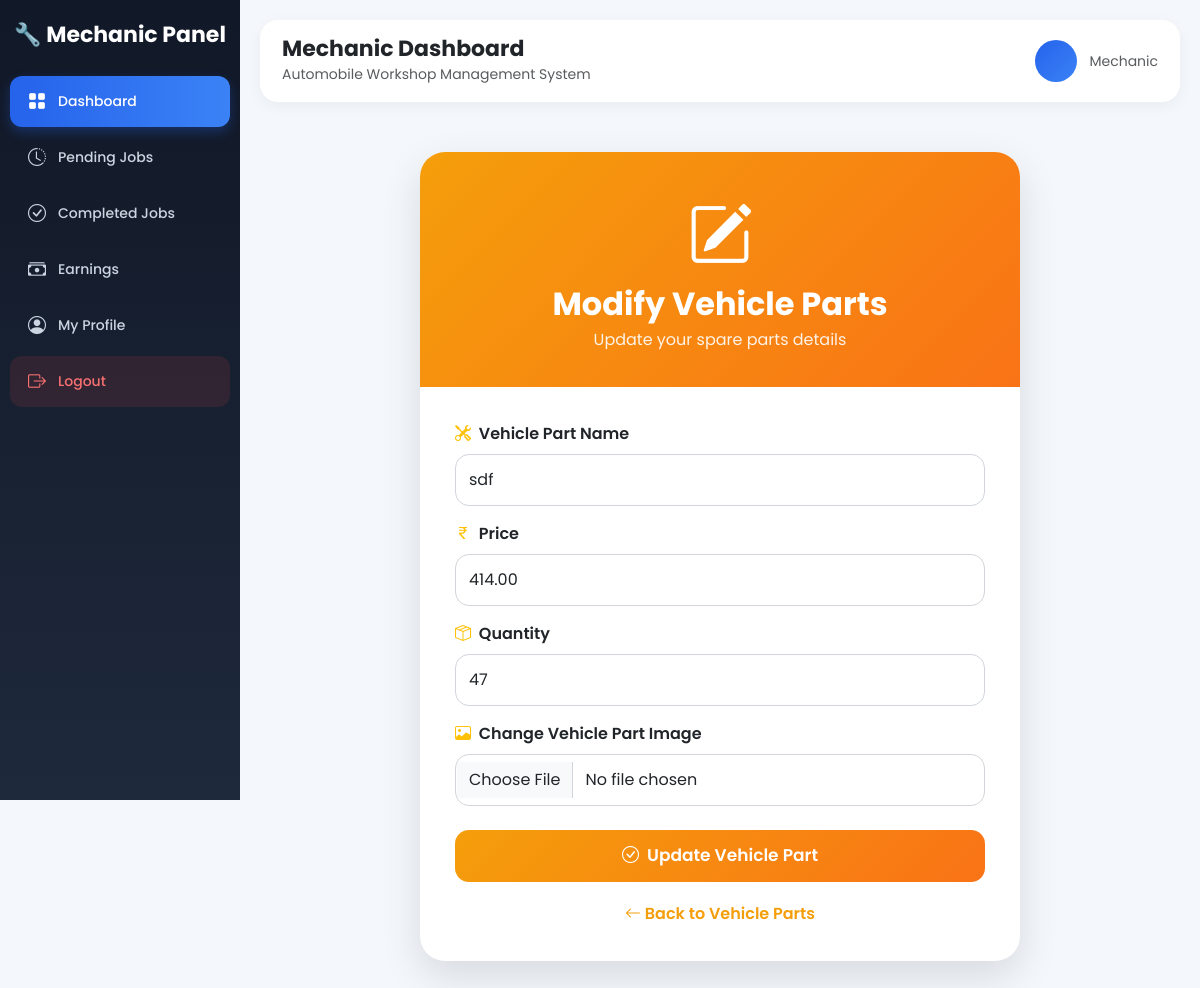
The app's page /mechanic/modify-vehicle-part/9/ (signed in) with its own data.
### mechanic/models.py (models this page shows, shortened)
class StockManagement(models.Model):
    mechanic = models.ForeignKey(Mechanic, on_delete=models.CASCADE)
    item_name = models.CharField(max_length=255)
    quantity = models.PositiveIntegerField()
    stock_pic = models.ImageField(upload_to='stock_pic/', blank=True, null=True)
    price = models.DecimalField(max_digits=10, decimal_places=2)
    created_at = models.DateTimeField(auto_now_add=True)

### mechanic/views.py (the view, shortened to what this page needs)
# urls.py: path('modify-vehicle-part/<int:id>/', views.modify_vehicle_parts, name='modify_vehicle_parts'),
def modify_vehicle_parts(request, id):
    mechanic = check_mechanic_access(request)
    if mechanic is None:
        return redirect('login_mechanic')
    if mechanic == 'not_valid':
        return render(request, 'application_submitted.html')
    if mechanic == 'reject':
        return render(request, 'application_rejected.html')
    parts = get_object_or_404(
        StockManagement,
        id=id,
        mechanic=mechanic
    )
    return render(request, 'modify_vehicle_parts.html', {
        'parts': parts
    })

### mechanic/views.py (called while the page is built)
def check_mechanic_access(request):
    mechanic_id = request.session.get('mechanic_id')
    if not mechanic_id:
        return None
    try:
        mechanic = Mechanic.objects.get(id=mechanic_id)
        if mechanic.is_reject:
            return 'reject'
        if not mechanic.is_valid:
            return 'not_valid'
        return mechanic
    except Mechanic.DoesNotExist:
        return None

### mechanic/templates/modify_vehicle_parts.html (shortened to what this page needs)
{% extends 'base_mechanic.html' %}
{% block content %}
<div class="parts-wrapper">
    <div class="parts-card">
        <div class="parts-header">
            <i class="bi bi-pencil-square"></i>
            <h2>Modify Vehicle Parts</h2>
            <p>Update your spare parts details</p>
        </div>
        <div class="parts-body">
            <form method="POST"
                  enctype="multipart/form-data">
                <div class="mb-3">
                    <label class="form-label">
                        <i class="bi bi-tools me-1 text-warning"></i>
                        Vehicle Part Name
                    </label>
                    <input type="text"
                           name="item_name"
                           class="form-control"
                           value="{{ parts.item_name }}"
                           placeholder="Enter vehicle part name"
                           required>
                </div>
                <div class="mb-3">
                    <label class="form-label">
                        <i class="bi bi-currency-rupee me-1 text-warning"></i>
                        Price
                    </label>
                    <input type="number"
                           name="price"
                           class="form-control"
                           value="{{ parts.price }}"
                           placeholder="Enter price"
                           step="0.01"
                           required>
                </div>
                <div class="mb-3">
                    <label class="form-label">
                        <i class="bi bi-box-seam me-1 text-warning"></i>
                        Quantity
                    </label>
                    <input type="number"
                           name="quantity"
                           class="form-control"
                           value="{{ parts.quantity }}"
                           placeholder="Enter quantity"
                           min="0"
                           required>
                </div>
                <div class="mb-4">
                    <label class="form-label">
                        <i class="bi bi-image me-1 text-warning"></i>
                        Change Vehicle Part Image
                    </label>
                    <input type="file"
                           name="stock_pic"
                           class="form-control"
                           accept="image/*"
                           onchange="previewImage(event)">
                </div>
                <div class="d-grid">
                    <button type="submit"
                            class="btn btn-update">
                        <i class="bi bi-check-circle me-1"></i>
                        Update Vehicle Part
                    </button>
                </div>
            </form>
            <div class="back-link">
                <a href="{% url 'vehicle_parts_list' %}">
                    <i class="bi bi-arrow-left"></i>
                    Back to Vehicle Parts
                </a>
            </div>
        </div>
    </div>
</div>
{% endblock %}

### mechanic/templates/base_mechanic.html (style rules this page uses)
* { font-family: 'Poppins', sans-serif; }
body { background: #f4f7fc; overflow-x: hidden; }

### mechanic/templates/modify_vehicle_parts.html (style rules this page uses)
.parts-wrapper { min-height:90vh; display:flex; justify-content:center; align-items:center; padding:30px 15px; }
.parts-card { width:100%; max-width:600px; background:#fff; border-radius:25px; overflow:hidden; box-shadow:0 15px 40px rgba(0,0,0,0.12); animation:fadeIn 0.5s ease; }
.parts-header { background:linear-gradient(135deg,#f59e0b,#f97316); color:#fff; text-align:center; padding:35px 20px; }
.parts-header i { font-size:65px; margin-bottom:12px; }
.parts-header h2 { font-weight:700; margin-bottom:5px; }
.parts-header p { margin:0; opacity:0.9; }
.parts-body { padding:35px; }
.form-label { font-weight:600; margin-bottom:8px; }
.form-control { border-radius:14px; padding:13px; border:1px solid #d1d5db; transition:0.3s; }
.btn-update { background:linear-gradient(135deg,#f59e0b,#f97316); color:white; border:none; border-radius:14px; padding:13px; font-size:17px; font-weight:600; transition:0.3s; }
.back-link { text-align:center; margin-top:20px; }
.back-link a { text-decoration:none; color:#f59e0b; font-weight:600; }

### records on screen
StockManagement: item_name "sdf", price "414.00", quantity "47"
